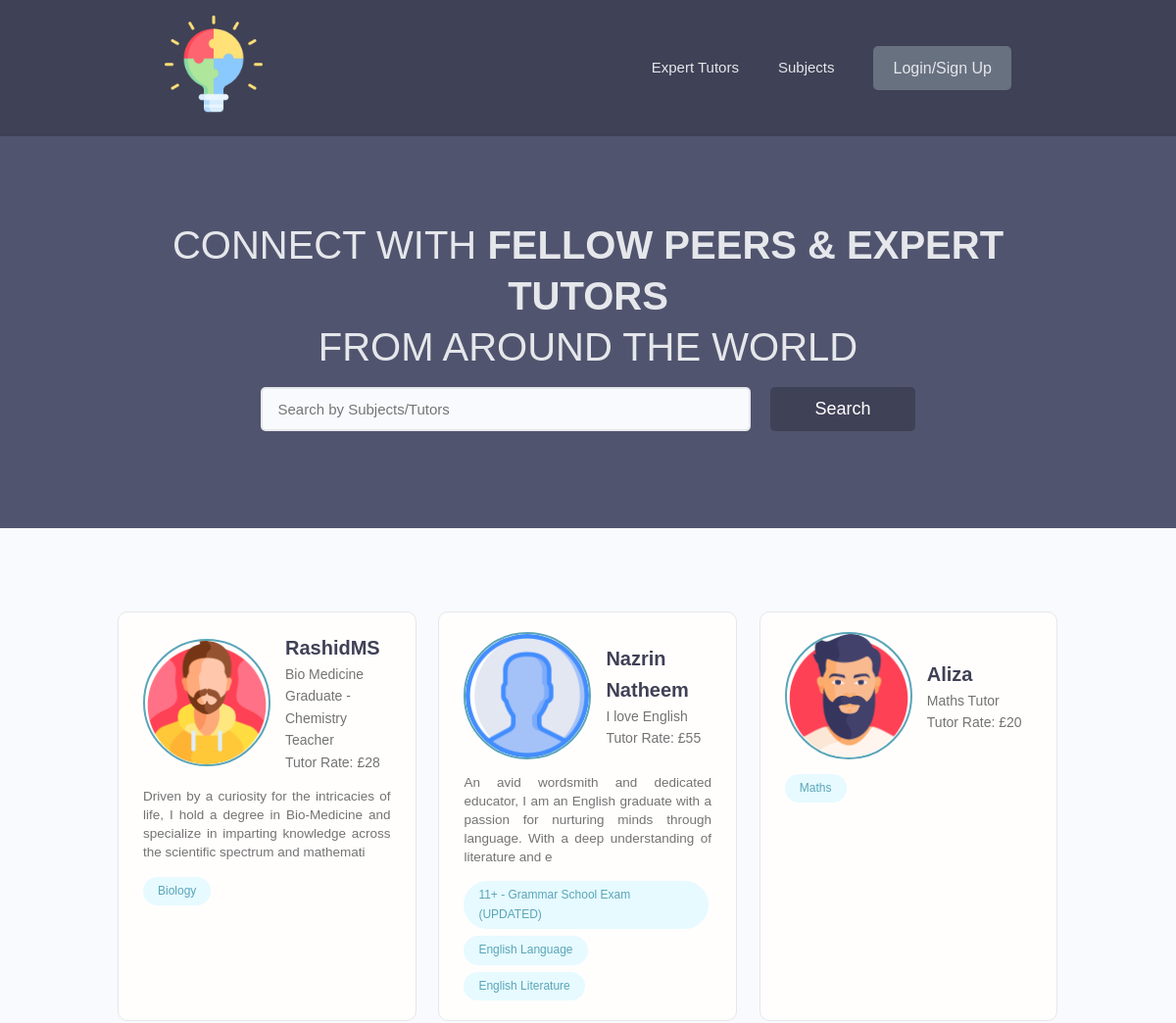
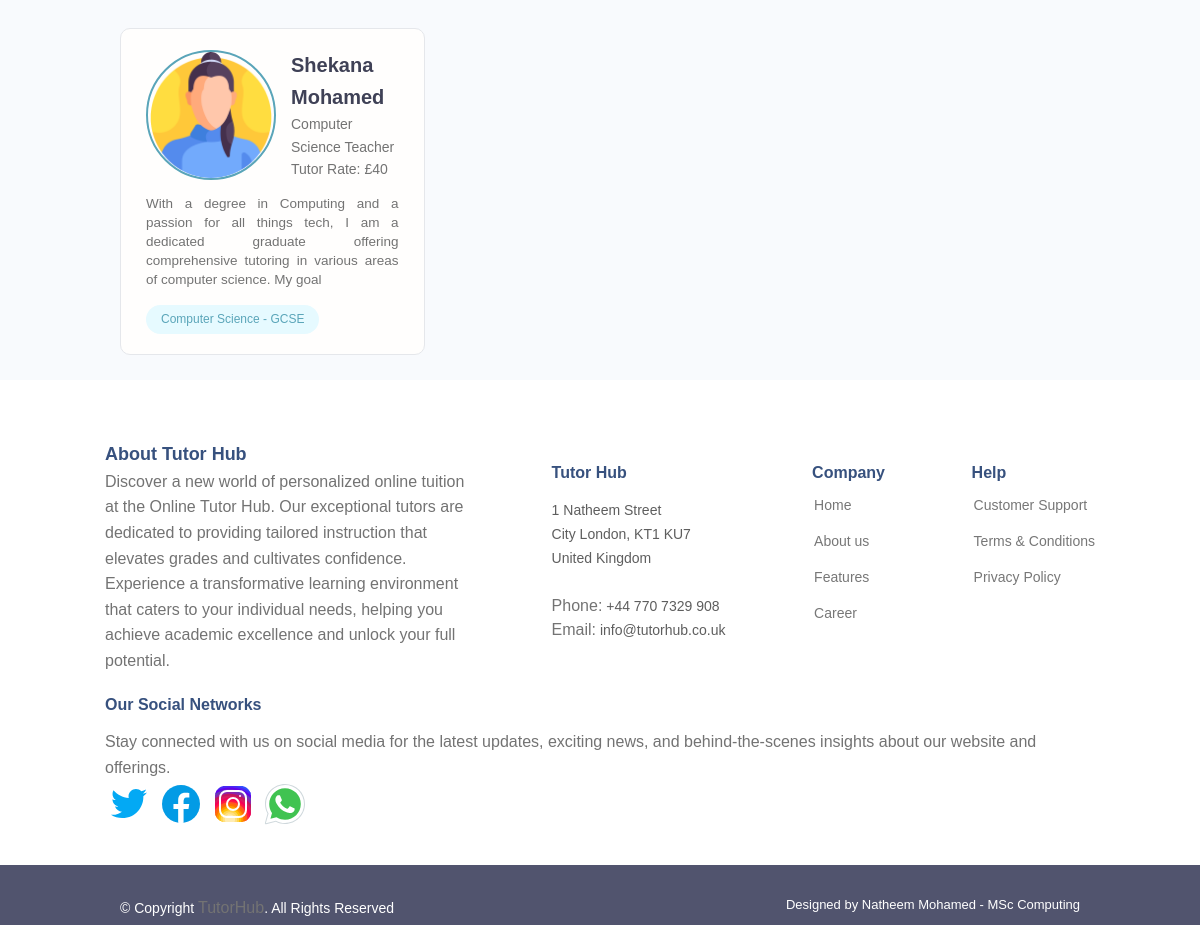
/tutor-profiles/, run on the app's committed database (2 pictures, top to bottom).
### userprofile/models.py (models this page shows, shortened)
class TutorProfile(models.Model):
    user = models.OneToOneField(settings.AUTH_USER_MODEL, on_delete=models.CASCADE,
                                     null=True, blank=True)
    email = models.EmailField(max_length=500, blank=False, null=True)
    username = models.CharField(max_length=100, blank=False, null=True)
    name = models.CharField(max_length=200, blank=False, null=True)
    first_name = models.CharField(max_length=300, blank=False, null=True)
    last_name = models.CharField(max_length=300, blank=True, null=True)
    location = models.CharField(max_length=500, blank=True, null=True)
    short_intro = models.CharField(max_length=200, blank=True, null=True)
    bio = models.TextField(blank=True, null=True)
    teaching_level = models.ManyToManyField('TeachingLevel', blank=False)
    hourly_rate = models.CharField(max_length=20, blank=True, null=True)
    teaching_subjects = models.ManyToManyField('MainSubjSkill',blank=True)
    profile_image = models.ImageField(null=True, blank=True, upload_to='tutor-profile-img/',
                                      default="defaultprofileimg/default.png")
    profile_image_uploaded = models.BooleanField(default=False)
    identification = models.ImageField(upload_to='tutor-id/', default="default-image/identification.png")
    identification_uploaded = models.BooleanField(default=False)
    degree = models.ImageField(null=True, blank=True, upload_to='tutor-degree/', default="default-image/degree.png")
    degree_uploaded = models.BooleanField(default=False)
    created = models.DateTimeField(auto_now_add=True)
    id = models.UUIDField(default=uuid.uuid4,
                          unique=True, primary_key=True, editable=False)

class MainSubjSkill(models.Model):
    owner = models.ForeignKey(TutorProfile, on_delete=models.CASCADE, null=True, blank=True)
    subject_name = models.CharField(max_length=200, unique=True)
    subject_description = models.TextField(null=True, blank=True)
    created = models.DateTimeField(auto_now_add=True)
    id = models.UUIDField(default=uuid.uuid4, unique=True,
                          primary_key=True, editable=False)
    def __str__(self):
        return str(self.subject_name)

### userprofile/views.py (the view)
# urls.py: path('tutor-profiles/', views.tutorProfiles, name="tutor-profiles"),
def tutorProfiles(request):
    tutors, search_query = searchTutors(request)
    context = {'tutors': tutors, 'search_query': search_query}
    return render(request, 'userprofile/tutorprofile/tutor-profiles.html', context)

### userprofile/utils.py (called while the page is built)
def searchTutors(request):
    search_query = ''
    if request.GET.get('search_query'):
        search_query = request.GET.get('search_query')
    subject = MainSubjSkill.objects.filter(subject_name__icontains=search_query)
    tutors = TutorProfile.objects.distinct().filter(
        Q(name__icontains=search_query) |
        Q(short_intro__icontains=search_query) |
        Q(hourly_rate__icontains=search_query) |
        Q(mainsubjskill__in=subject)
    )
    return tutors, search_query

### userprofile/templates/userprofile/tutorprofile/tutor-profiles.html (shortened to what this page needs)
{% extends 'main.html' %}
{% load static %}
{% block content %}
<main class="home">
    <section class="hero-section text-center">
      <div class="container container--narrow">
        <div class="hero-section__box">
          <h2>CONNECT WITH <span>FELLOW PEERS & EXPERT TUTORS</span></h2>
          <h2>FROM AROUND THE WORLD</h2>
        </div>
        <div class="hero-section__search">
          <form class="form" action="{% url 'tutor-profiles' %}" method="GET">
            <div class="form__field">
              <input class="input input--text" id="formInput#search" type="text" name="search_query"
                value="{{search_query}}" placeholder="Search by Subjects/Tutors" />
            </div>
            <input class="btn btn--sub btn--lg" type="submit" value="Search" />
          </form>
        </div>
      </div>
    </section>
    <section class="devlist">
      <div class="container">
        <div class="grid grid--three">
          {% for tutor in tutors %}
          <div class="column card">
            <div class="dev">
              <a href="{% url 'tutor-profile' tutor.id %}" class="card__body">
                <div class="dev__profile">
                  <img class="avatar avatar--md" src="{{tutor.profile_image.url}}" alt="image" />
                  <div class="dev__meta">
                    <h3>{{tutor.username}}</h3>
                    <h5>{{tutor.short_intro|slice:"70"}}</h5>
                    <h5>Tutor Rate: {{tutor.hourly_rate}}</h5>
                  </div>
                </div>
                <p class="dev__info">{{tutor.bio|slice:"165"}}</p>
                <div class="dev__skills">
                  {% for mainsubjskill in tutor.mainsubjskill_set.all|slice:"5" %}
                  <span class="tag tag--pill tag--main">
                    <small>{{mainsubjskill}}</small>
                  </span>
                  {% endfor %}
                </div>
              </a>
            </div>
          </div>
          {% endfor %}
        </div>
      </div>
    </section>
  </main>
{% endblock content %}

### static/styles/main-styles.css (style rules this page uses)
* { margin: 0; padding: 0; box-sizing: border-box; text-rendering: optimizeLegibility; color: inherit; font-size: inherit; }
html { font-size: 50%; }
@media only screen and (min-width: 480px) { html { font-size: 56.25%; } }
@media only screen and (min-width: 1200px) { html { font-size: 62.5%; } }
body { line-height: 1.6; font-weight: 400; font-size: 1.5rem; color: var(--color-text); background-color: var(--color-bg); min-height: 100vh; }
.form { display: block; }
.form__field { margin-top: 1.5rem; margin-bottom: 1.5rem; }
input.input[type='text'], input.input[type='email'], input.input[type='password'], input.input[type='number'], select.input, textarea.input { min-width: 24rem; width: 100%; padding: 1.2rem 1.5rem; border-radius: 0.5rem; border: 2px solid var(--color-light); transition: all 0.3s ease-in-out; background-color: var(--color-bg); }
.card { border-radius: 1rem; background-color: var(--color-white); border: 1.5px solid var(--color-light); width: auto; height: auto; margin-top: 0.5rem; margin-bottom: 0.5rem; overflow: hidden; }
.card__body, .card__header { padding: 2rem 2.5rem; }
.container { width: 92%; max-width: 165rem; margin: 0 auto; box-sizing: border-box; }
.container--narrow { width: 92%; max-width: 120rem; }
@media screen and (min-width: 1000px) { .container { width: 90%; } }
@media screen and (min-width: 1000px) { .container--narrow { width: 85%; } }
@media screen and (min-width: 1200px) { .container { width: 80%; } }
@media screen and (min-width: 1200px) { .container--narrow { width: 72%; } }
.text-center { text-align: center; }
:root { --color-main: #5aa5b9; --color-main-light: #e6faff; --color-sub: #3f4156; --color-sub-light: #51546e; --color-sub-lighter: #ededfd; --color-text: #737373; --color-gray: #8b8b8b; --color-light: #e5e7eb; --color-light-gray: #767676; --color-bg: #f8fafd; --color-white: #fffefd; --color-white-light: #f3f3f3; --color-success: #359e64; --color-success-bg: #def8e8; --color-error: #fc4b0b; --color-error-bg: #fff2ee; --font-base: 'Poppins', arial, helvetica, 'Segoe UI', roboto, ubuntu, sans-serif; --font-monospace: 'Fira Code', 'Courier New', courier, monospace; --font-regular: 300; --font-medium: 500; --font-bold: 700; --generic-shadow: 1px 1px 5px #00000010; --generic-transition: all 0.3s ease-in-out; }
* { font-family: var(--font-base); }
h2 { font-size: 2.6rem; font-weight: var(--font-bold); }
h3 { font-size: 3.2rem; font-weight: var(--font-medium); }
h5 { font-size: 2.4rem; font-weight: var(--font-medium); }
h5, h6 { font-weight: var(--font-regular); }
p, span, strong { font-size: 1.6rem; color: var(--color-text); font-weight: var(--font-regular); }
a { padding-bottom: 2px; text-decoration: none; display: inline-block; color: var(--color-main); font-weight: var(--font-medium); }
.btn { display: inline-block; position: relative; cursor: pointer; background-color: var(--color-light); font-weight: var(--font-medium); color: var(--color-sub); text-decoration: none; padding: 1rem 2rem; border-radius: 0.5rem; border: none; width: -webkit-fit-content; width: -moz-fit-content; width: fit-content; height: -webkit-fit-content; height: -moz-fit-content; height: fit-content; font-size: 1.6rem; outline-width: 0; outline-color: transparent; -webkit-backface-visibility: hidden; backface-visibility: hidden; transition: all 0.3s ease-in-out; }
.btn--sub { background-color: var(--color-sub); color: var(--color-white); }
.btn--lg { font-size: 1.8rem; padding: 1.2rem 4.5rem; }
.grid { display: flex; flex-wrap: wrap; justify-content: flex-start; align-items: stretch; }
.grid > .column { min-width: 28rem; margin-bottom: 2.5rem; }
.grid--three > .column { flex-basis: 100%; }
@media screen and (min-width: 800px) { .grid--three { margin-right: -2%; } }
@media screen and (min-width: 800px) { .grid--three > .column { margin-right: 2%; } }
@media screen and (min-width: 800px) { .grid--three > .column { flex-basis: 48%; } }
@media screen and (min-width: 1200px) { .grid--three { margin-right: -2.33%; } }
@media screen and (min-width: 1200px) { .grid--three > .column { margin-right: 2.33%; } }
@media screen and (min-width: 1200px) { .grid--three > .column { flex-basis: 31%; } }
.avatar { border-radius: 50%; border: 2px solid var(--color-main); object-fit: cover; }
.avatar--md { height: 7rem; width: 7rem; }

### data on the page
TutorProfile: profile_image (picture), username "RashidMS", short_intro "Bio Medicine Graduate - Chemistry Teacher", hourly_rate "£28", bio "Driven by a curiosity for the intricacies of life, I hold a degree in Bio-Medicine and specialize in imparting knowledge across the scientific spectrum and mathemati"
MainSubjSkill: subject_name "Biology"
TutorProfile: profile_image (placeholder picture), username "Nazrin Natheem", short_intro "I love English", hourly_rate "£55", bio "An avid wordsmith and dedicated educator, I am an English graduate with a passion for nurturing minds through language. With a deep understanding of literature and e"
MainSubjSkill: subject_name "11+ - Grammar School Exam (UPDATED)"
MainSubjSkill: subject_name "English Language"
MainSubjSkill: subject_name "English Literature"
TutorProfile: profile_image (picture), username "Aliza", short_intro "Maths Tutor", hourly_rate "£20"
MainSubjSkill: subject_name "Maths"
TutorProfile: profile_image (picture), username "Shekana Mohamed", short_intro "Computer Science Teacher", hourly_rate "£40", bio "With a degree in Computing and a passion for all things tech, I am a dedicated graduate offering comprehensive tutoring in various areas of computer science. My goal"
MainSubjSkill: subject_name "Computer Science - GCSE"
